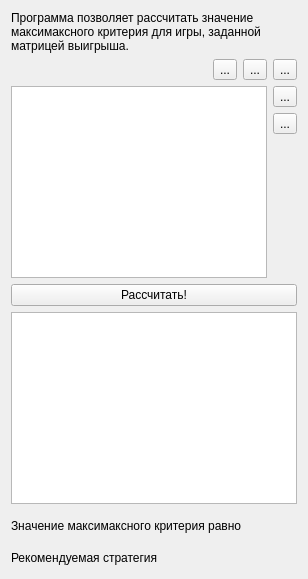
      <widget class="QWidget" name="tab_5">
       <attribute name="title">
        <string>Критерий максимакса</string>
       </attribute>
       <layout class="QVBoxLayout" name="verticalLayout_8">
        <item>
         <widget class="QLabel" name="label_8">
          <property name="text">
           <string>&lt;html&gt;&lt;head/&gt;&lt;body&gt;&lt;p&gt;Программа позволяет рассчитать значение максимаксного критерия для игры, заданной матрицей выигрыша.&lt;/p&gt;&lt;/body&gt;&lt;/html&gt;</string>
          </property>
          <property name="wordWrap">
           <bool>true</bool>
          </property>
         </widget>
        </item>
        <item>
         <layout class="QGridLayout" name="gridLayout_5">
          <item row="0" column="2">
           <widget class="QToolButton" name="btn_remrow_5">
            <property name="text">
             <string>...</string>
            </property>
            <property name="icon">
             <iconset resource="program.qrc">
              <normaloff>:/icons/list-remove.png</normaloff>:/icons/list-remove.png</iconset>
            </property>
           </widget>
          </item>
          <item row="0" column="0">
           <spacer name="horizontalSpacer_5">
            <property name="orientation">
             <enum>Qt::Horizontal</enum>
            </property>
            <property name="sizeHint" stdset="0">
             <size>
              <width>40</width>
              <height>20</height>
             </size>
            </property>
           </spacer>
          </item>
          <item row="1" column="3">
           <widget class="QToolButton" name="btn_addcol_5">
            <property name="text">
             <string>...</string>
            </property>
            <property name="icon">
             <iconset resource="program.qrc">
              <normaloff>:/icons/list-add.png</normaloff>:/icons/list-add.png</iconset>
            </property>
           </widget>
          </item>
          <item row="0" column="1">
           <widget class="QToolButton" name="btn_addrow_5">
            <property name="text">
             <string>...</string>
            </property>
            <property name="icon">
             <iconset resource="program.qrc">
              <normaloff>:/icons/list-add.png</normaloff>:/icons/list-add.png</iconset>
            </property>
           </widget>
          </item>
          <item row="2" column="3">
           <widget class="QToolButton" name="btn_remcol_5">
            <property name="text">
             <string>...</string>
            </property>
            <property name="icon">
             <iconset resource="program.qrc">
              <normaloff>:/icons/list-remove.png</normaloff>:/icons/list-remove.png</iconset>
            </property>
           </widget>
          </item>
          <item row="3" column="3">
           <spacer name="verticalSpacer_5">
            <property name="orientation">
             <enum>Qt::Vertical</enum>
            </property>
            <property name="sizeHint" stdset="0">
             <size>
              <width>20</width>
              <height>40</height>
             </size>
            </property>
           </spacer>
          </item>
          <item row="1" column="0" rowspan="3" colspan="3">
           <widget class="QTableView" name="table_5"/>
          </item>
          <item row="0" column="3">
           <widget class="QToolButton" name="btn_rnd_5">
            <property name="text">
             <string>...</string>
            </property>
            <property name="icon">
             <iconset resource="program.qrc">
              <normaloff>:/icons/text-editor.png</normaloff>:/icons/text-editor.png</iconset>
            </property>
           </widget>
          </item>
         </layout>
        </item>
        <item>
         <widget class="QPushButton" name="calc_5">
          <property name="text">
           <string>Рассчитать!</string>
          </property>
         </widget>
        </item>
        <item>
         <widget class="QTextBrowser" name="textBrowser_5"/>
        </item>
        <item>
         <layout class="QHBoxLayout" name="horizontalLayout_4">
          <property name="topMargin">
           <number>6</number>
          </property>
          <item>
           <widget class="QLabel" name="label_7">
            <property name="text">
             <string>Значение максимаксного критерия равно</string>
            </property>
           </widget>
          </item>
          <item>
           <spacer name="horizontalSpacer_12">
            <property name="orientation">
             <enum>Qt::Horizontal</enum>
            </property>
            <property name="sizeHint" stdset="0">
             <size>
              <width>40</width>
              <height>20</height>
             </size>
            </property>
           </spacer>
          </item>
          <item>
           <widget class="QLabel" name="res_5">
            <property name="text">
             <string/>
            </property>
           </widget>
          </item>
         </layout>
        </item>
        <item>
         <layout class="QHBoxLayout" name="horizontalLayout_16">
          <property name="topMargin">
           <number>6</number>
          </property>
          <item>
           <widget class="QLabel" name="label_28">
            <property name="text">
             <string>Рекомендуемая стратегия</string>
            </property>
           </widget>
          </item>
          <item>
           <spacer name="horizontalSpacer_18">
            <property name="orientation">
             <enum>Qt::Horizontal</enum>
            </property>
            <property name="sizeHint" stdset="0">
             <size>
              <width>40</width>
              <height>20</height>
             </size>
            </property>
           </spacer>
          </item>
          <item>
           <widget class="QLabel" name="str_5">
            <property name="text">
             <string/>
            </property>
           </widget>
          </item>
         </layout>
        </item>
       </layout>
      </widget>
